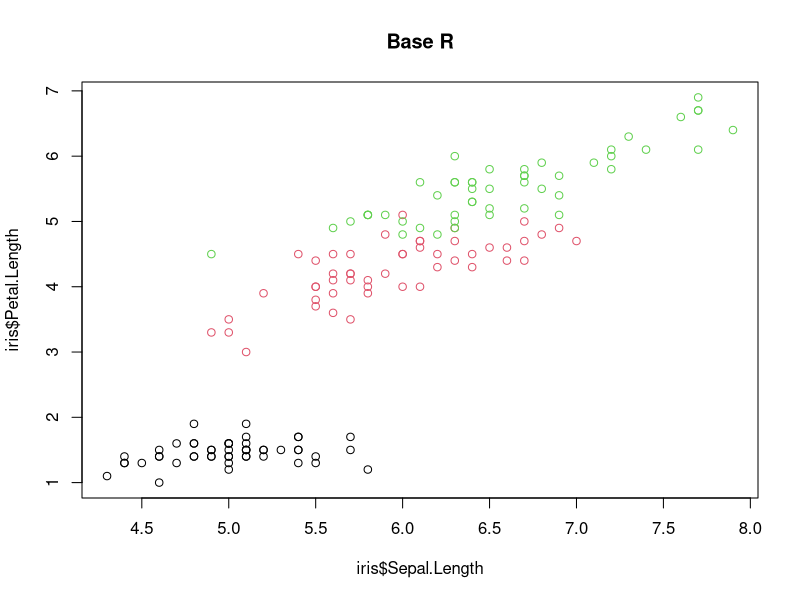
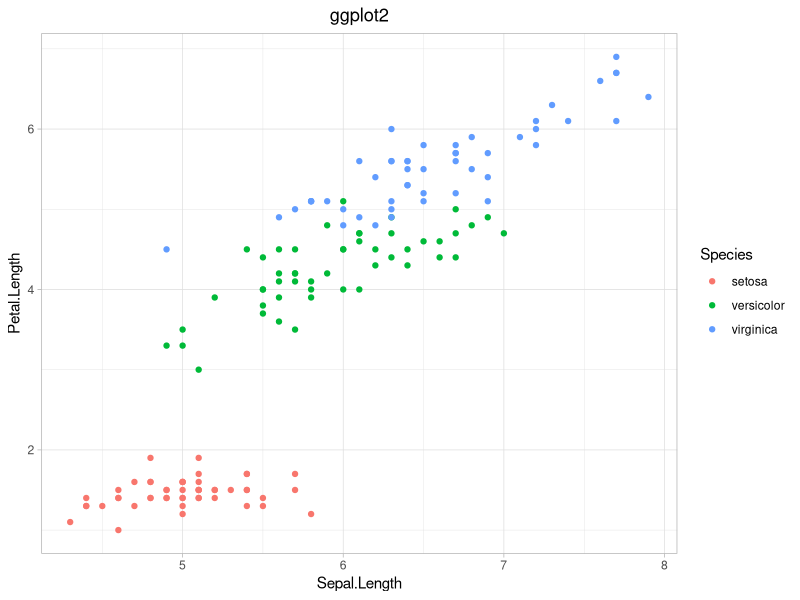
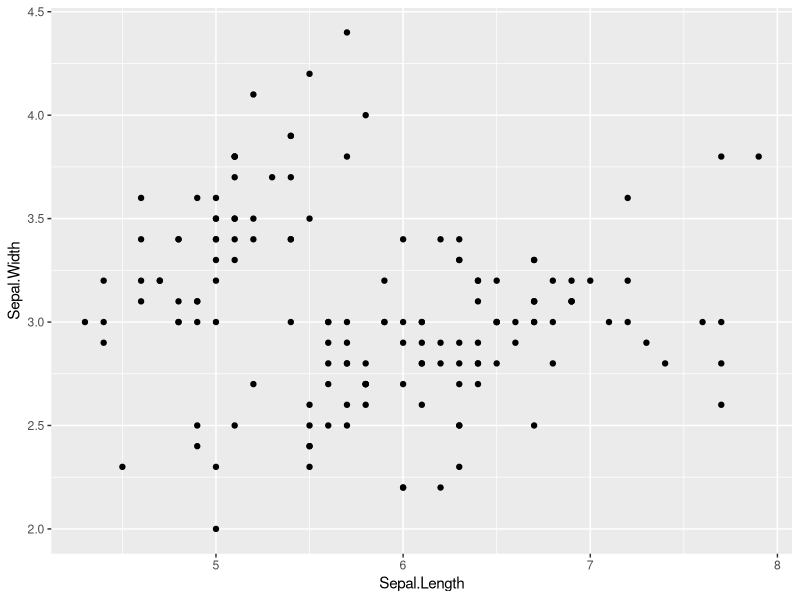
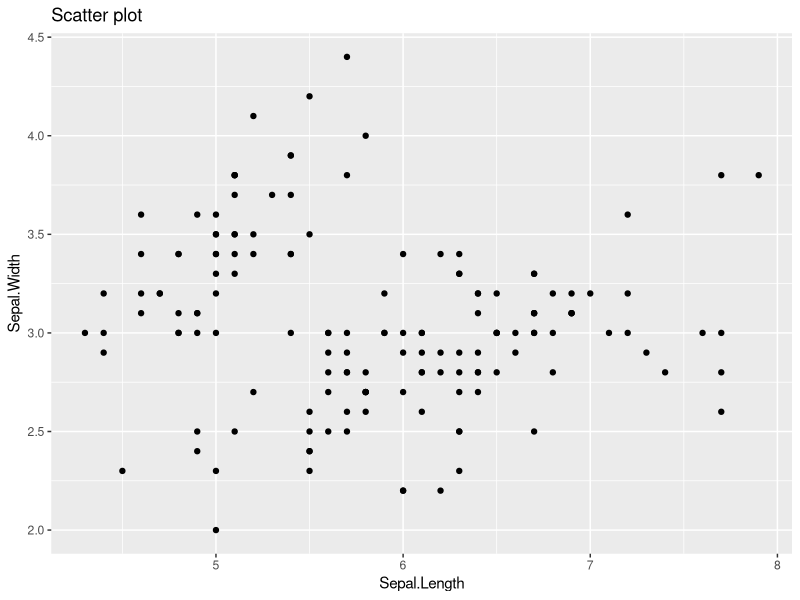
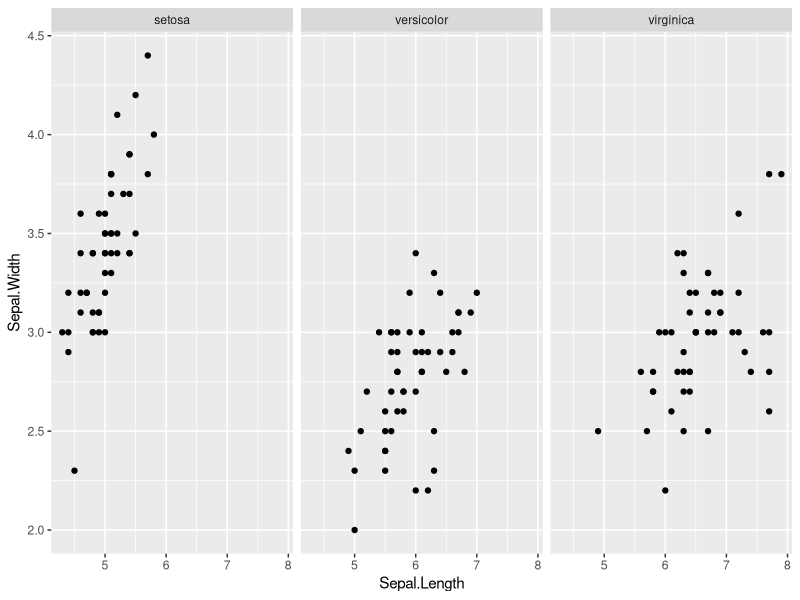
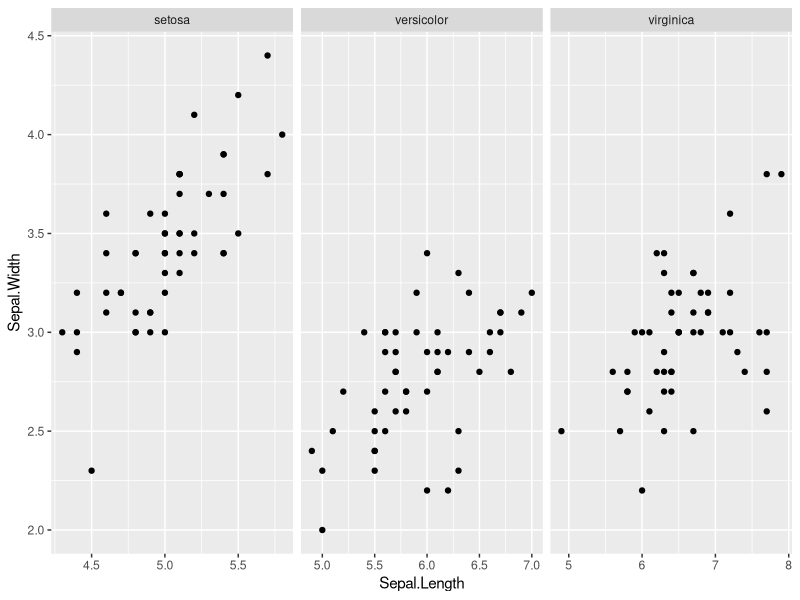
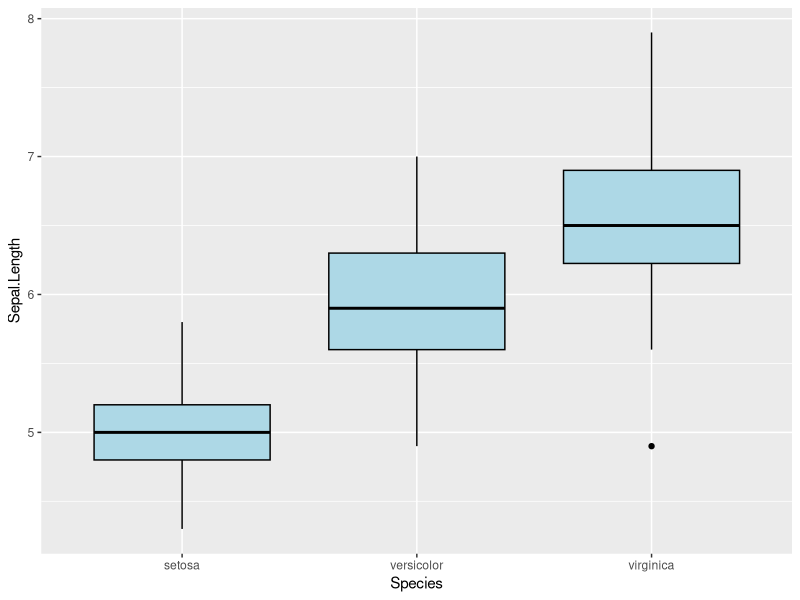
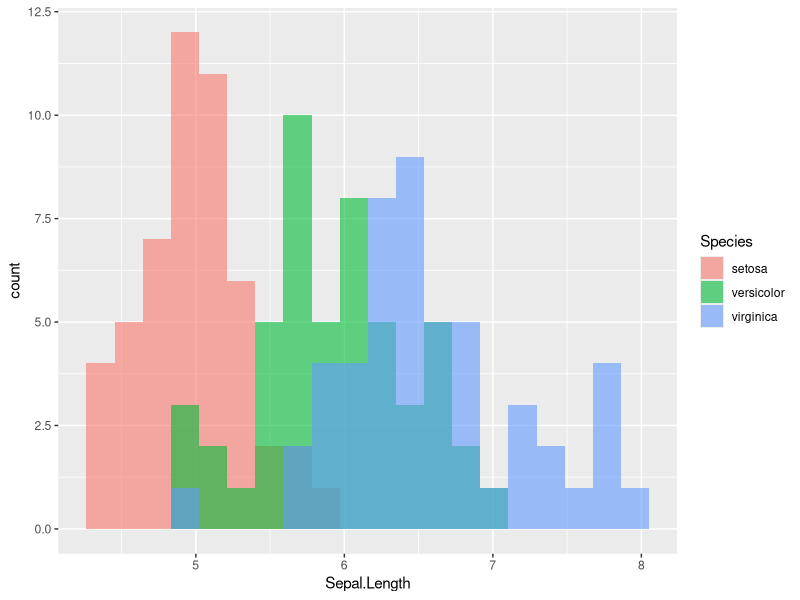

Source code (R) for these figures, in order:
## ---- chunk 1
library(ggplot2)
## ---- chunk 2
plot(iris$Sepal.Length, 
     iris$Petal.Length, 
     col=iris$Species, 
     main = "Base R")

ggplot(iris, aes(Sepal.Length, Petal.Length, color=Species)) + 
  geom_point()+
  theme_light()+
  ggtitle("ggplot2") +
  theme(plot.title = element_text(hjust=0.5))
## ---- chunk 3
# Create a scatter plot of Sepal.Length vs. Sepal.Width
ggplot(data = iris, aes(x = Sepal.Length, y = Sepal.Width)) +
  geom_point()
## ---- chunk 4
# Create a scatter plot of Sepal.Length vs. Sepal.Width
ggplot(data = iris, aes(x = Sepal.Length, y = Sepal.Width)) +
  geom_point() +
  labs(title="Scatter plot")
## ---- chunk 5
# Scatter plot split by species
ggplot(iris, aes(x = Sepal.Length, y = Sepal.Width)) +
  geom_point() +
  facet_wrap(~ Species)
## ---- chunk 6
ggplot(iris, aes(x = Sepal.Length, y = Sepal.Width)) +
  geom_point() +
  facet_grid(~ Species, scales = "free_x")
## ---- chunk 7
ggplot(iris, aes(x = Species, y = Sepal.Length)) +
  geom_boxplot(color = "black", fill = "lightblue")
## ---- chunk 8
# Mapping
ggplot(iris, aes(x = Sepal.Length, fill = Species)) +
  geom_histogram(bins = 20, position = "identity", alpha = 0.6)

# Setting
ggplot(iris, aes(x = Sepal.Length)) +
  geom_histogram(fill = "steelblue", color = "black", bins = 20)
## ---- chunk 9
my_palette <- c("setosa" = "#1b9e77", "versicolor" = "#d95f02", "virginica" = "#7570b3")

ggplot(iris, aes(x = Sepal.Length, y = Sepal.Width, color = Species)) +
  geom_point(size = 3) +
  scale_color_manual(values = my_palette)
## ---- chunk 10
library(ggsci)

ggplot(iris, aes(x = Species, y = Sepal.Length, fill = Species)) +
  geom_boxplot() +
  scale_fill_nejm() +  # NEJM palette
  theme_bw()
## ---- chunk 11
ggplot(iris, aes(x = Sepal.Length, y = Sepal.Width, color = Species)) +
  geom_point(size = 3) +
  theme_minimal()
## ---- chunk 12
ggplot(iris, aes(Sepal.Length, Sepal.Width, color = Species)) +
  geom_point(size = 3) +
  theme_classic() +
  theme(legend.position = "top", 
        text = element_text(family = "serif", size = 12))
## ---- chunk 13
ggplot(iris, aes(x = Species, y = Sepal.Length)) +
  geom_violin(trim = FALSE, alpha = 0.5, aes( fill = Species)) +   # Show full distribution
  geom_boxplot(width = 0.2, color = "black", outlier.shape = NA) +  # Summary stats
  theme_minimal() +
  theme(legend.position = "none")
## ---- chunk 14
library(ggpubr)

# Scatter plot with stat_cor (correlation)
ggscatter(iris, x = "Sepal.Length", 
          y = "Petal.Length",
          color = "Species", 
          add = "reg.line", 
          conf.int = TRUE,
          cor.coef = TRUE, 
          cor.method = "pearson") +
  theme_pubr()
## ---- chunk 15
ggboxplot(iris, x = "Species", 
          y = "Sepal.Length", 
          color = "Species", 
          palette = "jco",
          add = "jitter") +
  stat_compare_means()  # Default: Kruskal-Wallis test for >2 groups
## ---- chunk 16
ggboxplot(iris, x = "Species", 
          y = "Sepal.Length", 
          color = "Species", 
          palette = "jco",
          add = "jitter") +
  stat_compare_means(comparisons = list(c("setosa", "versicolor"), 
                                        c("setosa", "virginica"),
                                        c("versicolor", "virginica")),
                     method = "t.test") +
  stat_compare_means(label.y = 8.5)  # Global p-value (ANOVA/Kruskal-Wallis)
## ---- chunk 17
# Create a base plot using the full iris dataset
p <- ggplot(iris, aes(x = Sepal.Length, y = Sepal.Width, color = Species)) +
  geom_point(size = 3)

# Print the original plot
print(p)
## ---- chunk 18
# Replace the data with a subset: only virginica species
p2 <- p %+% iris[iris$Species == "virginica", ]

# Print the updated plot
print(p2)
## ---- chunk 19
# Create two plots using the iris dataset
p1 <- ggplot(iris, aes(x = Species, y = Sepal.Length, fill = Species)) +
  geom_boxplot() +
  theme_minimal() +
  labs(title = "Boxplot")

p2 <- ggplot(iris, aes(x = Sepal.Length, fill = Species)) +
  geom_histogram(bins = 20, alpha = 0.6, position = "identity") +
  theme_minimal() +
  labs(title = "Histogram")

# Combine side by side
cowplot::plot_grid(p1, p2, labels = c("A", "B"))

## ---- chunk 20
cowplot::plot_grid(p1, p2, ncol = 1, rel_heights = c(1, 2), labels = c("A", "B"))
